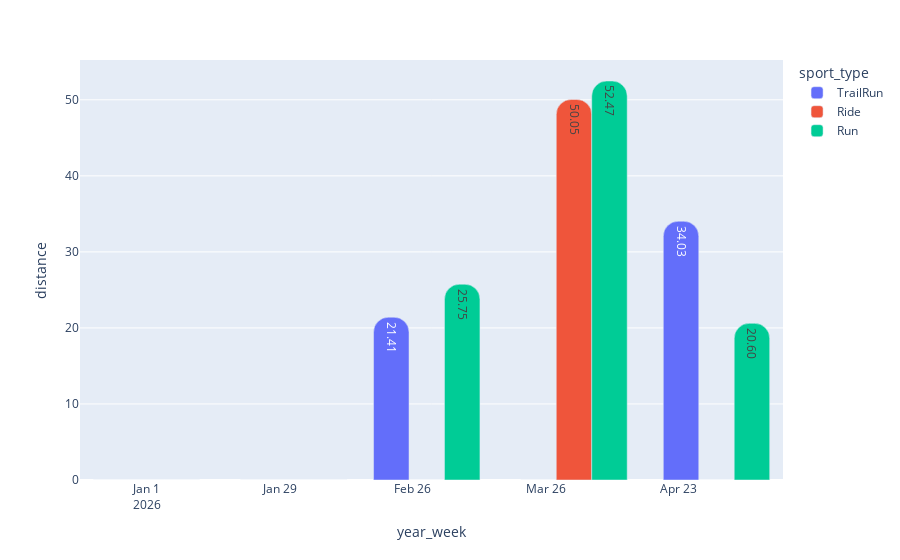

The code cell stored with this chart in its notebook:
### Code cell
import plotly.express as px

fig = px.bar(
    weekly_df,
    x="year_week",
    y="distance",
    color="sport_type",
    barmode="group",
    text_auto=".2f",
)  # Pattern for activity type like training, etc?
fig.update_layout(
    dict(
        barcornerradius=15,
    )
)

### Figure 1 — Plotly figure (JSON) as saved in the notebook; plotly's stock layout.template omitted (floating-point values rounded to 4 significant figures)
{"data": [{"alignmentgroup": "True", "hovertemplate": "sport_type=TrailRun<br>year_week=%{x}<br>distance=%{y}<extra></extra>", "legendgroup": "TrailRun", "marker": {"color": "#636efa", "pattern": {"shape": ""}}, "name": "TrailRun", "offsetgroup": "TrailRun", "orientation": "v", "showlegend": true, "textposition": "auto", "texttemplate": "%{y:.2f}", "type": "bar", "x": ["2026-1", "2026-2", "2026-3", "2026-4", "2026-5"], "xaxis": "x", "y": [0.0, 0.0, 21.41, 0.0, 34.03], "yaxis": "y"}, {"alignmentgroup": "True", "hovertemplate": "sport_type=Ride<br>year_week=%{x}<br>distance=%{y}<extra></extra>", "legendgroup": "Ride", "marker": {"color": "#EF553B", "pattern": {"shape": ""}}, "name": "Ride", "offsetgroup": "Ride", "orientation": "v", "showlegend": true, "textposition": "auto", "texttemplate": "%{y:.2f}", "type": "bar", "x": ["2026-1", "2026-2", "2026-3", "2026-4", "2026-5"], "xaxis": "x", "y": [0.0, 0.0, 0.0, 50.05, 0.0], "yaxis": "y"}, {"alignmentgroup": "True", "hovertemplate": "sport_type=Run<br>year_week=%{x}<br>distance=%{y}<extra></extra>", "legendgroup": "Run", "marker": {"color": "#00cc96", "pattern": {"shape": ""}}, "name": "Run", "offsetgroup": "Run", "orientation": "v", "showlegend": true, "textposition": "auto", "texttemplate": "%{y:.2f}", "type": "bar", "x": ["2026-1", "2026-2", "2026-3", "2026-4", "2026-5"], "xaxis": "x", "y": [0.0, 0.0, 25.75, 52.47, 20.6], "yaxis": "y"}], "layout": {"barcornerradius": 15, "barmode": "group", "legend": {"title": {"text": "sport_type"}, "tracegroupgap": 0}, "margin": {"t": 60}, "xaxis": {"anchor": "y", "domain": [0, 1], "title": {"text": "year_week"}}, "yaxis": {"anchor": "x", "domain": [0, 1], "title": {"text": "distance"}}}}
